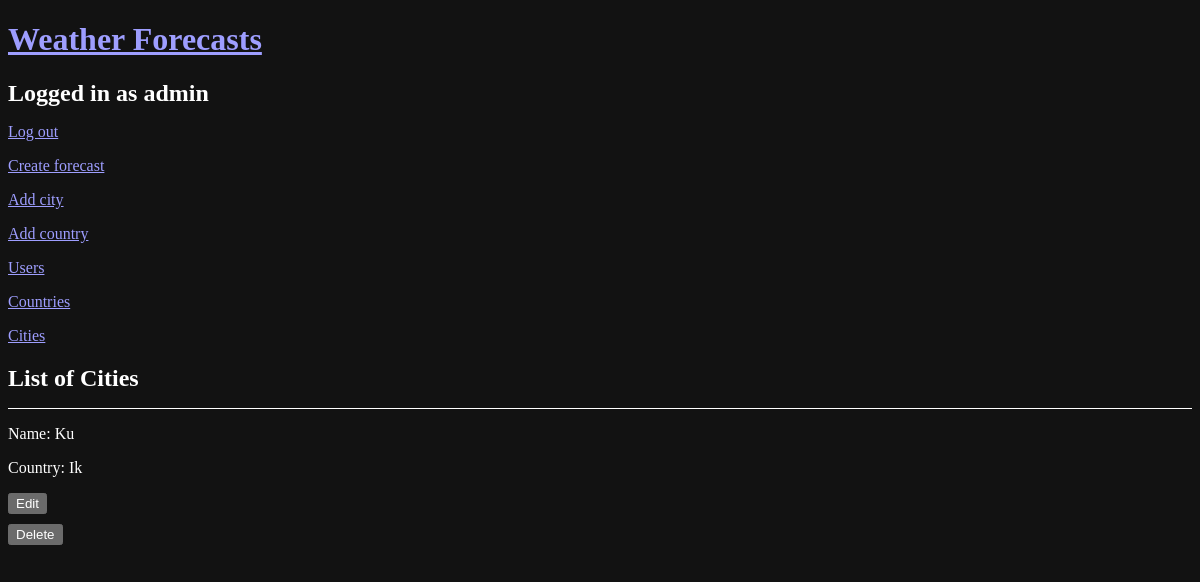
The app's page /cities (signed in), older data.
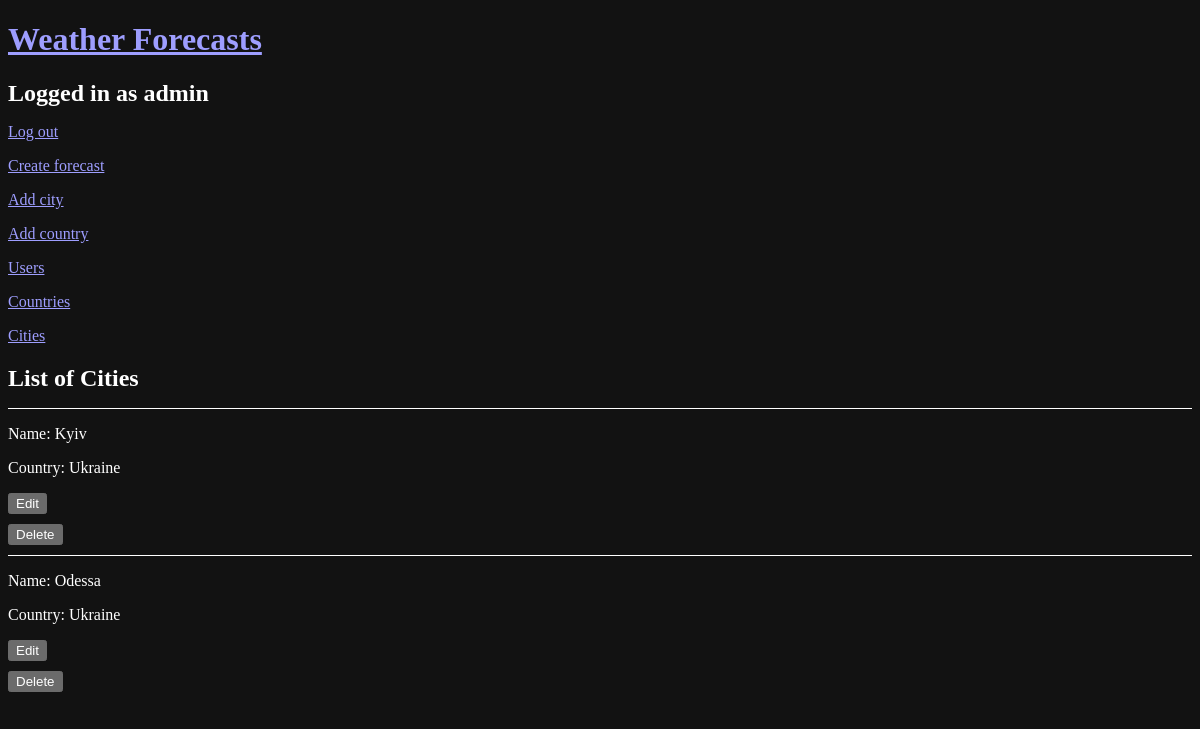
The same page, newer data.
### models.py (models this page shows, shortened)
class User(db.Model, UserMixin):
    __tablename__ = 'user'
    id = db.Column(db.Integer, primary_key=True)
    username = db.Column(db.String(64), index=True, unique=True)
    email = db.Column(db.String(120), index=True, unique=True)
    password_hash = db.Column(db.String(128))
    is_staff = db.Column(db.Boolean, default=False)

class City(db.Model):
    __tablename__ = 'city'
    id = db.Column(db.Integer, primary_key=True)
    name = db.Column(db.String(100), nullable=False)
    country_id = db.Column(db.Integer, db.ForeignKey('country.id'), nullable=False)
    country = relationship('Country', backref='cities')

class Country(db.Model):
    __tablename__ = 'country'
    id = db.Column(db.Integer, primary_key=True)
    name = db.Column(db.String(100), nullable=False)
    code = db.Column(db.String(2), nullable=False)

### app.py (the view)
@app.route('/cities')
@login_required
def cities():
    cities = City.query.all()
    form = CSRFProtectForm()
    return render_template('cities.html', cities=cities, form = form)

### app.py (called while the page is built)
@login_manager.user_loader
def load_user(user_id):
    return User.query.get(int(user_id))

### templates/cities.html (shortened to what this page needs)
{% extends "base.html" %}
{% block content %}
  <h2>
    List of Cities
  </h2>
  <ul>
    {% for city in cities %}
      <li>
        <p>Name: {{ city.name.capitalize() }}</p>
        <p>Country: {{ city.country.name.capitalize() }}</p>
        {% if current_user is not none and current_user.is_staff %}
          <button onclick="location.href = '{{ url_for('edit_city', city_id=city.id) }}'">Edit</button>
          <form action="{{ url_for('delete_city', city_id=city.id) }}" method="POST">
            <button type="submit">Delete</button>
          </form>
        {% endif %}
      </li>
    {% endfor %}
  </ul>
{% endblock %}

### templates/base.html (shortened to what this page needs)
<!DOCTYPE html>
<html lang="en">
<head>
  <link rel="stylesheet" href="{{ url_for('static', filename='style.css') }}"/>
</head>
<body>
<a href="{{ url_for('index') }}"><h1>Weather Forecasts</h1></a>
{% if current_user.is_anonymous %}
  <p><a href="{{ url_for('register') }}">Register</a></p>
  <p><a href="{{ url_for('login_view') }}">Login</a></p>
{% else %}
  <h2>Logged in as {{ current_user.username }}</h2>
  <p><a href="{{ url_for('logout_view') }}">Log out</a></p>
  {% if current_user.is_staff %}
    <p><a href="{{ url_for('create_forecast') }}">Create forecast</a></p>
    <p><a href="{{ url_for('add_city') }}">Add city</a></p>
    <p><a href="{{ url_for('add_country') }}">Add country</a></p>
    <p><a href="{{ url_for('users_view') }}">Users</a></p>
    <p><a href="{{ url_for('countries') }}">Countries</a></p>
    <p><a href="{{ url_for('cities') }}">Cities</a></p>
  {% endif %}
{% endif %}
{% block content %}{% endblock %}
</body>
</html>

### static/style.css (style rules this page uses)
:root { color-scheme: dark; }
body > * { margin-bottom: 10px; }
form { display: table; }
ul { padding: 0; }
li { list-style: none; border-top: 1px white solid; }
button { margin-bottom: 10px; }

Row changes from the older to the newer data that the page shows:
changed City: name "Ku" → "Kyiv"; country.name "Ik" → "Ukraine"
added City: name "Odessa", country.name "Ukraine"
